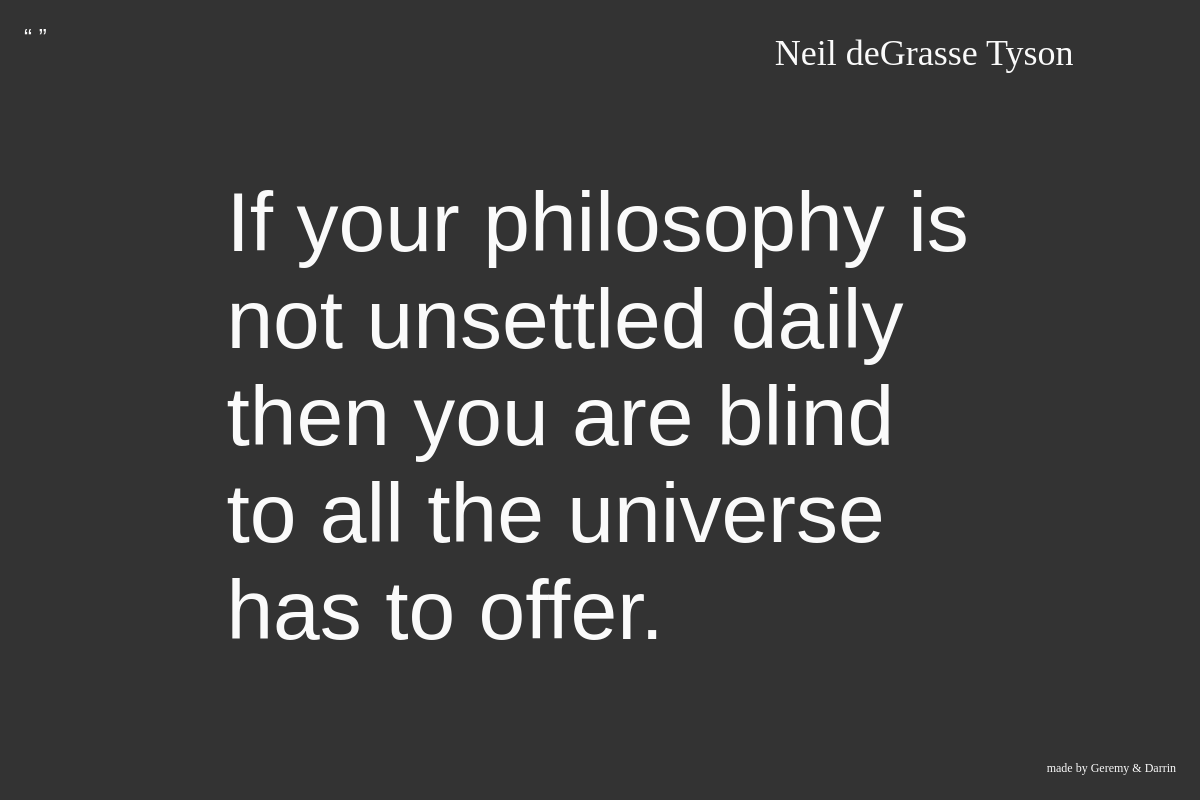
The page /person/4/ on the database its author committed.
### people/models.py (models this page shows, shortened)
class Person(models.Model):
    person_name = models.CharField(max_length=200)
    slug = models.SlugField()
    wiki = models.URLField('Authors Wikipedia Page')
    pub_date = models.DateTimeField('date published',default=datetime.datetime.now())
    updated_date = models.DateTimeField(default=datetime.datetime.now())
    def __str__(self):              # __unicode__ on Python 2
        return self.person_name

class Quote(models.Model):
    person = models.ForeignKey(Person)
    slug = models.SlugField()
    quote_text = models.TextField()
    source = models.TextField()
    topics = models.CharField(max_length=200)
    date = models.CharField(max_length=5)
    pub_date = models.DateTimeField('date published', default=datetime.datetime.now())
    updated_date = models.DateTimeField(default=datetime.datetime.now())

### people/views.py (the view)
# urls.py: url(r'^(?P<person_id>\d+)/$', views.person_detail, name='person_detail'),
def person_detail(request, person_id):
    person = get_object_or_404(Person, pk=person_id)
    quotes = get_list_or_404(Quote, person=person)
    return render(request, 'people/detail.html', {
        'person': person,
        'quotes': quotes,
        })

### people/templates/people/detail.html
{% extends "base.html" %}
{% block content %}
    <h2 class="person"><a target="_blank" title="Learn More on {{ person }}'s Wikipedia Page" href="{{ person.wiki }}">{{ person }}</a></h2>
    {% if quotes %}
        <ul>
        {% for quote in quotes %}
            <li class="quote"><a  href="{% url 'quote_detail' quote.person.id quote.id %}">{{ quote.quote_text }}</a></li>
        {% endfor %}
        </ul>
    {% else %}
        <p>No quotes are available.</p>
    {% endif %}
{% endblock content %}

### people/templates/base.html (style rules this page uses)
html { color: #fafafa; background-color: #333; text-align: center; font-size: 24px; padding-top: 24px; font-family:"Futura", serif; }
a { color: #fafafa; text-decoration: none; }
.quote { font-family: Cooper Black, Arial Black, Sans-Serif; font-size: 84px; font-weight: 100; padding: 100px 100px 50px 100px; max-width: 80%; margin: auto; text-align: left; }
.person { font-weight: 100; text-align: right; max-width: 80%; margin: auto; }
li { list-style: none; padding: 100px; width: 100%; box-sizing: border-box; font-size: 48px; font-family: Cooper Black, Arial Black, Sans-Serif; }
ul { margin: 0; padding: 0; }

### rows shown on the page
Person: person_name "Neil deGrasse Tyson"
Quote: quote_text "If your philosophy is not unsettled daily then you are blind to all the universe has to offer."
